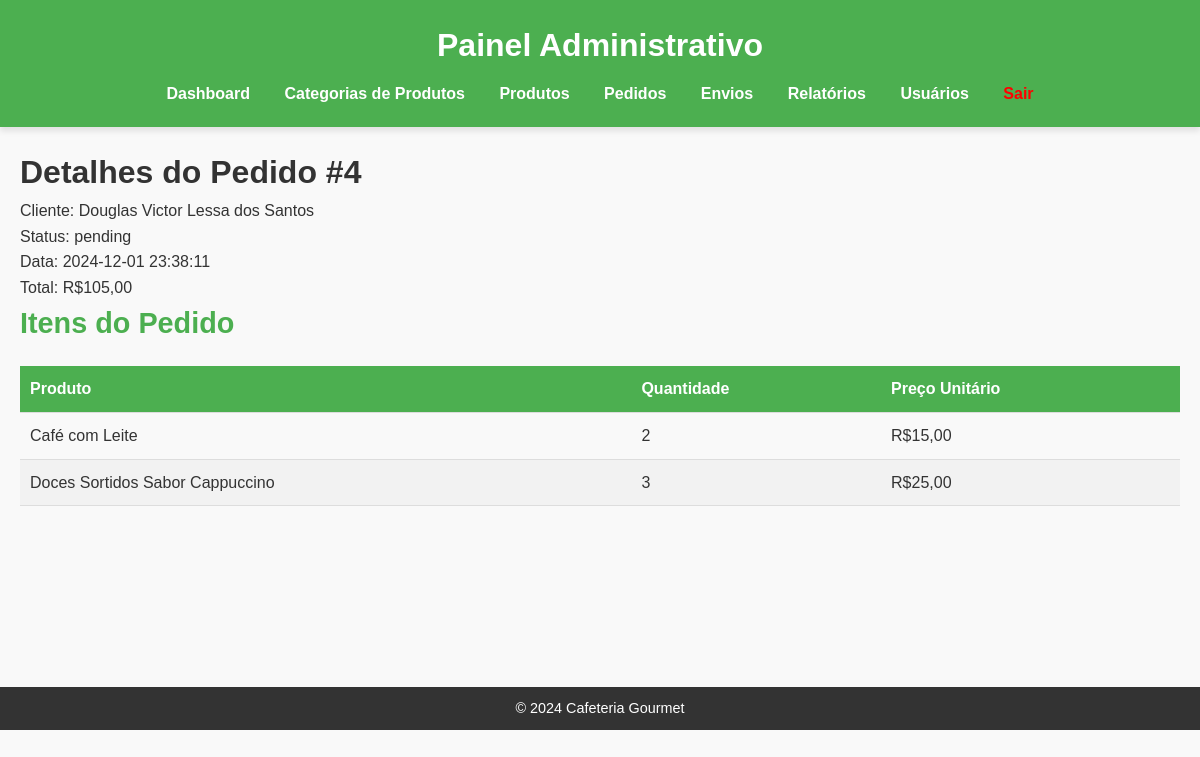
/cms/orders/view.php?id=4 (signed in), run on the app's committed database.
### tables this page shows
CREATE TABLE `orders` (
  `id` int(11) NOT NULL,
  `user_id` int(11) NOT NULL,
  `total_price` decimal(10,2) NOT NULL,
  `status` enum('pending','processing','shipped','delivered','cancelled') DEFAULT 'pending',
  `created_at` timestamp NULL DEFAULT current_timestamp(),
  `updated_at` timestamp NULL DEFAULT current_timestamp() ON UPDATE current_timestamp(),
  `customer_name` varchar(255) NOT NULL,
  `customer_email` varchar(255) NOT NULL,
  `shipping_address` text NOT NULL,
  `payment_method` enum('credit_card','boleto','pix') NOT NULL
);

CREATE TABLE `order_items` (
  `id` int(11) NOT NULL,
  `order_id` int(11) NOT NULL,
  `product_id` int(11) NOT NULL,
  `quantity` int(11) NOT NULL,
  `price` decimal(10,2) NOT NULL
);

CREATE TABLE `products` (
  `id` int(11) NOT NULL,
  `name` varchar(255) NOT NULL,
  `description` text DEFAULT NULL,
  `price` decimal(10,2) NOT NULL,
  `stock` int(11) NOT NULL DEFAULT 0,
  `image` varchar(255) DEFAULT NULL,
  `category_id` int(11) DEFAULT NULL,
  `created_at` timestamp NULL DEFAULT current_timestamp(),
  `updated_at` timestamp NULL DEFAULT current_timestamp() ON UPDATE current_timestamp()
);

### cms/orders/view.php (the view, shortened to what this page needs)
<?php
require '../includes/db.php';
$id = $_GET['id'] ?? null;
$stmt = $pdo->prepare('SELECT orders.id, orders.customer_name, orders.total_price, orders.status, orders.created_at
                       FROM orders
                       WHERE orders.id = :id');
$stmt->execute(['id' => $id]);
$order = $stmt->fetch();
$stmtItems = $pdo->prepare('SELECT order_items.quantity, order_items.price, products.name
                            FROM order_items
                            JOIN products ON order_items.product_id = products.id
                            WHERE order_items.order_id = :id');
$stmtItems->execute(['id' => $id]);
$orderItems = $stmtItems->fetchAll();
?>
<?php include '../header_admin.php'; ?>
    <h1>Detalhes do Pedido #<?php echo $order['id']; ?></h1>
    <p>Cliente: <?php echo htmlspecialchars($order['customer_name']); ?></p>
    <p>Status: <?php echo $order['status']; ?></p>
    <p>Data: <?php echo $order['created_at']; ?></p>
    <p>Total: R$<?php echo number_format($order['total_price'], 2, ',', '.'); ?></p>
    <h2>Itens do Pedido</h2>
    <table>
        <thead>
            <tr>
                <th>Produto</th>
                <th>Quantidade</th>
                <th>Preço Unitário</th>
            </tr>
        </thead>
        <tbody>
            <?php foreach ($orderItems as $item): ?>
                <tr>
                    <td><?php echo htmlspecialchars($item['name']); ?></td>
                    <td><?php echo $item['quantity']; ?></td>
                    <td>R$<?php echo number_format($item['price'], 2, ',', '.'); ?></td>
                </tr>
            <?php endforeach; ?>
        </tbody>
    </table>
<?php include '../footer_admin.php'; ?>

### cms/assets/style.css (style rules this page uses)
* { margin: 0; padding: 0; box-sizing: border-box; }
body { font-family: 'Arial', sans-serif; line-height: 1.6; color: #333; background-color: #f9f9f9; margin: 0; }
main h2 { margin-bottom: 20px; font-size: 1.8rem; color: #4CAF50; }
table { width: 100%; border-collapse: collapse; margin-bottom: 20px; }
table th, table td { padding: 10px; text-align: left; border-bottom: 1px solid #ddd; }
table th { background-color: #4CAF50; color: #fff; }
table tr:nth-child(even) { background-color: #f2f2f2; }

### data on the page
orders: id "4", customer_name "Douglas Victor Lessa dos Santos", status "pending", created_at "2024-12-01 23:38:11", total_price "105,00"
order_items: product.name "Café com Leite", quantity "2", price "15,00"
order_items: product.name "Doces Sortidos Sabor Cappuccino", quantity "3", price "25,00"
